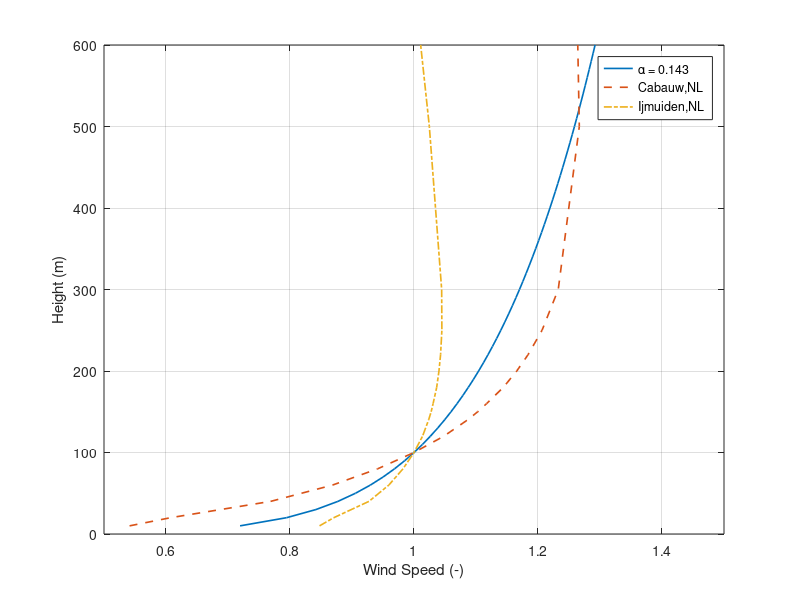
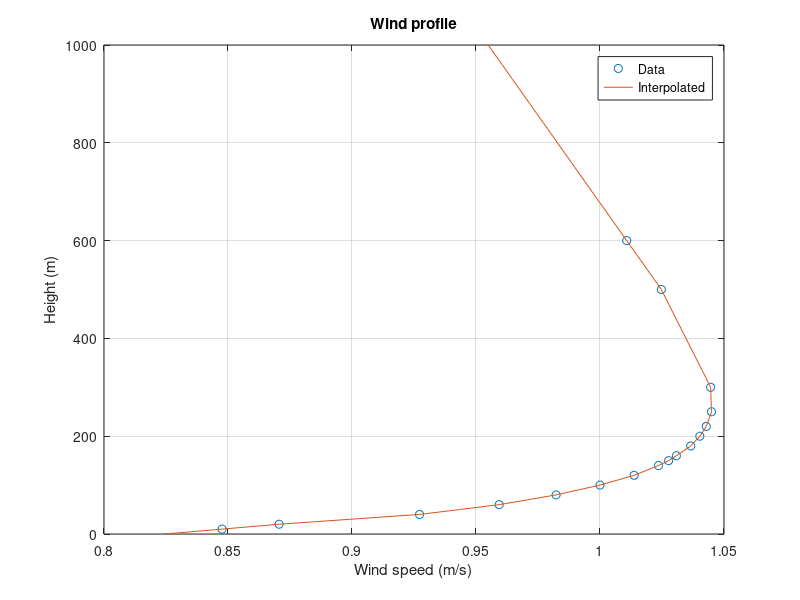
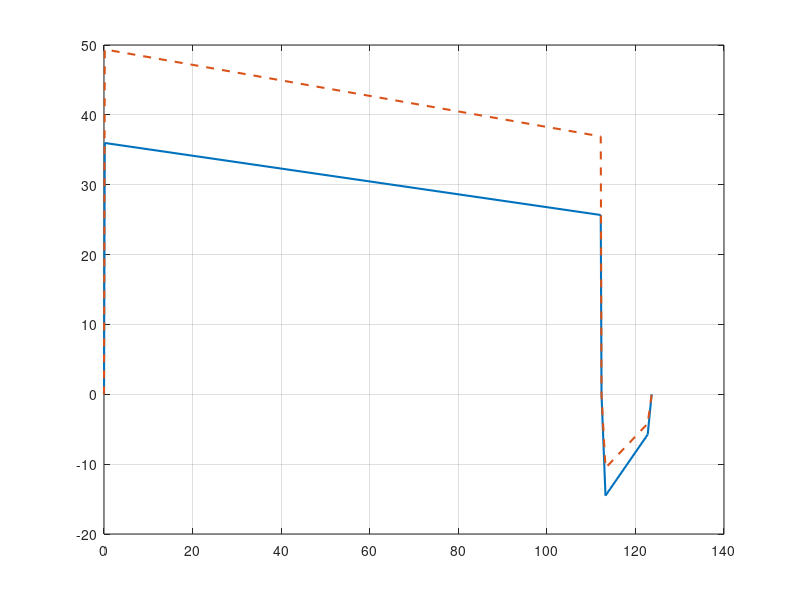

Write the MATLAB code that produced these figures, in order. (Note: this script raises an error after producing the figures.)
%% Load saved outputs
load Outputs/inputs.mat
load Outputs/optData.mat
load Outputs/outputs.mat
load Outputs/processedOutputs.mat

%% Plot settings
vw = inputs.vw_ref;
x_axis_limit = [0 processedOutputs.vw_100m_operRange(end)];

newcolors = [ % 0.25, 0.25, 0.25
  0 0.4470 0.7410
0.8500 0.3250 0.0980 
0.4660, 0.6740, 0.1880
0.9290, 0.6940, 0.1250
0.4940, 0.1840, 0.5560
0.6350 0.0780 0.1840
0.3010 0.7450 0.9330];

%% Plots
% Wind profile
Vref = 10; % m/s
z = 10:10:600; % m
V = Vref * (z/inputs.h_ref).^inputs.windShearExp/Vref;
%   MegAWES Onshore location Cabauw. Wind speeds normalized with value at 100m. Profiles from: https://doi.org/10.1016/j.renene.2022.06.094
z_MegAWES = [10,20,40,60,80,100,120,140,150,160,180,200,220,250,300,500,600];
V_MegAWES_Cabauw = [0.541219682843206,0.607355091566827,0.768630154201962,0.868484406441142,0.941395360902529,1,1.04810058627160,1.08638854381156,1.10277338731106,1.11715868927737,1.14412258234309,1.16573551308321,1.18394938534465,1.20653423381438,1.23266397972046,1.26662287360302,1.26414483994687];
V_MegAWES_Ijmuiden = [0.847612611633547,0.870603040595613,0.927240267828556,0.959346286990695,0.982291573490674,1,1.01377720773809,1.02356771954493,1.02766760602000,1.03079423355205,1.03659625208888,1.04025827758100,1.04284618416620,1.04496440015282,1.04461712713371,1.02473617783789,1.01076976884552];
figure('units','inch','Position', [15 6 2 2.2])
hold on
box on
grid on
plot(V,z,'linewidth',1.2)
plot(V_MegAWES_Cabauw,z_MegAWES,'--','linewidth',1.2)
plot(V_MegAWES_Ijmuiden,z_MegAWES,'-.','linewidth',1.2)
legend('α = 0.143','Cabauw,NL','Ijmuiden,NL');
xlim([0.5 1.5])
xlabel('Wind Speed (-)')
ylabel('Height (m)')
% saveas(gcf, fullfile(directory, ['vert_wind_prof', '.fig']));
% print(gcf, fullfile(directory, ['vert_wind_prof', '.eps']), '-depsc2');
hold off

% Continuous function from vertical wind profile
% Define the heights at which you want to interpolate
heights = [0:10:1000]; % Adjust the desired height values as needed

% Interpolate V_MegAWES_Cabauw at the specified heights
V_interpolated = interp1(z_MegAWES, V_MegAWES_Ijmuiden, heights, 'linear', 'extrap');

% Plot the interpolated function
figure('units','inch','Position', [15 6 2 2.2])
hold on 
box on
grid on
plot(V_MegAWES_Ijmuiden, z_MegAWES, 'o', V_interpolated, heights, '-');
xlabel('Wind speed (m/s)');
ylabel('Height (m)');
title('Wind profile');
legend('Data', 'Interpolated', 'Location', 'Best');
hold off

% Cycle timeseries plots: Pattern averages
windSpeeds = [8,9 15,processedOutputs.cutOut,processedOutputs.cutIn];
for i = windSpeeds
    idx = find(vw == i);
    figure('units','inch','Position', [15 3 3.5 2.2])
    hold on
    grid on
    box on
    % Plot your data
    plot(processedOutputs.cyclePowerRep(i).t_inst, processedOutputs.cyclePowerRep(i).P_e_inst,'linewidth',1.5, 'DisplayName', 'P_{e}');
    plot(processedOutputs.cyclePowerRep(i).t_inst,processedOutputs.cyclePowerRep(i).P_m_inst,'--','linewidth',1.5, 'DisplayName', 'P_{m}');
    yline(processedOutputs.P_e_avg(idx)/10^3, '-.', 'linewidth',1.2, 'DisplayName', 'P_{e,avg}');
    % Set yline positions within the range of your data
    yline(0, '-', 'linewidth', 1, 'HandleVisibility', 'off');      
    ylabel('(kW)');
    xlabel('Time (s)');      
    % Create a custom legend with 'Data1' and 'Data2' only
    legend('Location', 'Best');      
    % Customize legend colors
    legend('TextColor', 'k', 'Color', 'w'); % 'TextColor' sets the text color, 'Color' sets the background color      
    xlim([0 processedOutputs.cyclePowerRep(i).t_inst(end)]);
    ylim([1.5*min(processedOutputs.cyclePowerRep(i).P_e_inst) 1.05*max(processedOutputs.cyclePowerRep(i).P_m_inst)]);
    title(strcat('Wind speed at 100m:', num2str(processedOutputs.cyclePowerRep(idx).ws), ' m/s'));      
    hold off
end

% Plots showing the per element results for rated wind speed
ws = processedOutputs.ratedWind;
fig = figure();
colororder(newcolors)
% Lengths
subplot(2,2,1)
hold on
grid on
box on
plot(processedOutputs.Rp(ws,:),':o','linewidth',1,'markersize',3);
plot(processedOutputs.l_t_inCycle(ws,:),':^','linewidth',1,'markersize',3);
plot(processedOutputs.h_inCycle(ws,:),':s','linewidth',1,'markersize',3);
ylabel('(m)');
legend('R_{p}','l_{t}','h_{p}','location','northwest');
hold off
% Speeds
subplot(2,2,2)
hold on
grid on
box on
yyaxis left
plot(processedOutputs.lambda(ws,:),':o','linewidth',1,'markersize',3);
plot(processedOutputs.f(ws,:),':s','linewidth',1,'markersize',3);
plot(processedOutputs.f_i(ws,:),':v','linewidth',1,'markersize',3);
ylabel('(-)');
yyaxis right
plot(processedOutputs.vw(ws,:),':s','linewidth',1,'markersize',3);
plot(processedOutputs.vw_i(ws,:),':v','linewidth',1,'markersize',3);
ylabel('(m/s)');
legend('λ','f_o','f_i','v_{w,o}','v_{w,i}','location','northwest');
hold off
% Glide ratios
subplot(2,2,3)
hold on
grid on
box on
plot(processedOutputs.E(ws,:),':s','linewidth',1,'markersize',3);
plot(processedOutputs.E_i(ws,:),':v','linewidth',1,'markersize',3);
% ylim([0 2.5]);
ylabel('(-)');
legend('E_o','E_i','location','northwest');
hold off
% Forces
subplot(2,2,4)
hold on
grid on
box on
plot(processedOutputs.Fa(ws,:)/1e3,':o','linewidth',1,'markersize',3);
plot(processedOutputs.Fa_i(ws,:)/1e3,':^','linewidth',1,'markersize',3);
plot(processedOutputs.Ft_drum(ws,:)/1e3,':s','linewidth',1,'markersize',3);
plot(processedOutputs.Ft_drum_i(ws,:)/1e3,':v','linewidth',1,'markersize',3);
legend('F_{a,o}','F_{a,i}','F_{tg,o}','F_{tg,i}','location','northwest');
ylabel('(kN)');
hold off
han=axes(fig,'visible','off'); 
han.Title.Visible='on';
han.XLabel.Visible='on';
han.YLabel.Visible='off';
ylabel(han,'yourYLabel');
xlabel(han,'Discretized reel-out length elements');
title(han,'Wind speed at 100m = 15 m/s');

% Speeds
figure('units','inch','Position', [3 3 3.5 2.2])
colororder(newcolors)
hold on
grid on
box on
yyaxis left
plot(vw, mean(processedOutputs.lambda,2),':o','linewidth',1,'markersize',3);
plot(vw, mean(processedOutputs.f,2),':s','linewidth',1,'markersize',3);
plot(vw, mean(processedOutputs.f_i,2),':v','linewidth',1,'markersize',3);
ylabel('(-)');
yyaxis right
plot(vw, mean(processedOutputs.vw,2),':s','linewidth',1,'markersize',3);
plot(vw, mean(processedOutputs.vw_i,2),':v','linewidth',1,'markersize',3);
ylabel('(m/s)');
legend('λ','f_{o}','f_{i}','v_{w,o}','v_{w,i}','location','northwest');
xlabel('Wind speed at 100m height (m/s)');
xlim(x_axis_limit);
%ylim([0 160]);
hold off

% Aero coefficients
figure('units','inch','Position', [3 6 3.5 2.2])
colororder(newcolors)
hold on
grid on
box on
plot(vw, mean(processedOutputs.CL,2),'o:','linewidth',1,'markersize',3);
plot(vw, mean(processedOutputs.CL_i,2),'d:','linewidth',1,'markersize',3);
plot(vw, mean(processedOutputs.CD_k,2),'^:','linewidth',1,'markersize',3);
plot(vw, mean(processedOutputs.CD_k_i,2),'v:','linewidth',1,'markersize',3);
plot(vw, mean(processedOutputs.CD_t,2),'s:','linewidth',1,'markersize',3);
ylabel('(-)');
legend('C_{L,o}','C_{L,i}','C_{D,k,o}','C_{D,k,i}','C_{D,t}','location','northwest','Orientation','vertical');
xlabel('Wind speed at 100m height (m/s)');
xlim(x_axis_limit);
%ylim([0 160]);
hold off

% Lengths
figure('units','inch','Position', [3 6 3.5 2.2])
colororder(newcolors)
hold on
grid on
box on
plot(vw, processedOutputs.h_cycleAvg,'d:','linewidth',1,'markersize',3);
plot(vw, mean(processedOutputs.Rp,2),'o:','linewidth',1,'markersize',3);
plot(vw, processedOutputs.deltaL,'^:','linewidth',1,'markersize',3);
plot(vw, processedOutputs.l_t_max,'s:','linewidth',1,'markersize',3);
plot(vw, processedOutputs.l_t_min,'x:','linewidth',1,'markersize',3);
ylabel('(m)');
legend('h_{p,avg}','R_{p,avg}','Δl','l_{t,max}','l_{t,min}','location','northwest','Orientation','vertical');
xlabel('Wind speed at 100m height (m/s)');
xlim(x_axis_limit);
%ylim([0 160]);
hold off

% Roll angle, avg patt elevation
figure('units','inch','Position', [7 3 3.5 2.2])
colororder(newcolors)
hold on
grid on
box on
plot(vw, mean(processedOutputs.rollAngle,2),'s:','linewidth',1,'markersize',3);
plot(vw, processedOutputs.beta,'o:','linewidth',1,'markersize',3);
plot(vw, processedOutputs.gamma,'d:','linewidth',1,'markersize',3);
ylabel('(deg)');
legend('$$\Psi$$','$$\overline{\beta}$$','$$\gamma$$','location','northwest','Orientation','vertical','Interpreter','latex');
xlabel('Wind speed at 100m height (m/s)');
xlim(x_axis_limit);
%ylim([0 160]);
hold off

% All forces 
figure('units','inch','Position', [7 6 3.5 2.2])
colororder(newcolors)
hold on
grid on
box on
plot(vw, mean(processedOutputs.Fa,2)./10^3,':o','linewidth',1,'markersize',3);
plot(vw, mean(processedOutputs.Fa_i,2)./10^3,':s','linewidth',1,'markersize',3);
plot(vw, mean(processedOutputs.Ft_drum,2)./10^3,':^','linewidth',1,'markersize',3);
plot(vw, mean(processedOutputs.Ft_drum_i,2)./10^3,':d','linewidth',1,'markersize',3);
plot(vw, processedOutputs.W./10^3,':x','linewidth',1,'markersize',4);
ylabel('(kN)');
legend('F_{a,o}','F_{a,i}','F_{tg,o}','F_{tg,i}','W','location','northwest');
xlabel('Wind speed at 100m height (m/s)');
xlim(x_axis_limit);
%ylim([0 160]);
hold off

% % Efficiencies
% ERO_elec = sum(processedOutputs.PROeff_elec.*processedOutputs.tROeff,2)' + processedOutputs.PRO1_elec.*processedOutputs.t1;
% ERI_elec = sum(processedOutputs.PRIeff_elec.*processedOutputs.tRIeff,2)' + processedOutputs.PRI2_elec.*processedOutputs.t2;
% ERO_mech = sum(processedOutputs.PROeff_mech.*processedOutputs.tROeff,2)' + processedOutputs.PRO1_mech.*processedOutputs.t1;
% ERI_mech = sum(processedOutputs.PRIeff_mech.*processedOutputs.tRIeff,2)' + processedOutputs.PRI2_mech.*processedOutputs.t2;
% figure('units','inch','Position', [11 3 3.5 2.2])
% colororder(newcolors)
% hold on
% grid on
% box on
% plot(vw, (ERO_mech-ERI_mech)./ERO_mech,'o','markersize',3);
% plot(vw, (ERO_elec-ERI_elec)./ERO_mech,'+','markersize',3);
% plot(vw, processedOutputs.dutyCycle,'d','markersize',3);
% plot(vw, mean(processedOutputs.reelOutF,2),'x','markersize',3);
% ylabel('(-)');
% % ylim([30 100]);
% legend('η_{m,avg}','η_{e,avg}','D','f','location','southeast');
% xlabel('Wind speed at 100m height (m/s)');
% xlim(x_axis_limit);
% hold off

% Time, num of patterns
figure('units','inch','Position', [11 3 3.5 2.2])
colororder(newcolors)
hold on
grid on
box on
yyaxis left
plot(vw, processedOutputs.to,':s','linewidth',1,'markersize',3);
plot(vw, processedOutputs.ti,':d','linewidth',1,'markersize',3);
plot(vw, mean(processedOutputs.tPatt,2),':o','linewidth',1,'markersize',3);
ylabel('(s)');
yyaxis right
plot(vw, mean(processedOutputs.numOfPatt,2),':^','linewidth',1,'markersize',3);
ylabel('(-)');
xlabel('Wind speed at 100m height (m/s)');
legend('t_{o}','t_{i}','t_{patt,avg}','N_{p}','location','northwest');
xlim(x_axis_limit);
hold off

% Power plots
pastel_b = '[0 0.4470 0.7410]';
figure('units','inch','Position', [11 6 3.5 2.2])
colororder(newcolors)
hold on
grid on
box on
plot(vw, processedOutputs.P_m_o./10^3,':o','linewidth',1,'markersize',3);
plot(vw, processedOutputs.P_e_o./10^3,':s','linewidth',1,'markersize',3);
plot(vw, processedOutputs.P_m_i./10^3,':d','linewidth',1,'markersize',3);
plot(vw, processedOutputs.P_e_i./10^3,':^','linewidth',1,'markersize',3);
plot(vw, processedOutputs.P_e_avg./10^3,':x','linewidth',1,'markersize',5);
ylabel('(kW)');
%title('Cycle averages');
legend('P_{m,o}','P_{e,o}','P_{m,i}','P_{e,i}','P_{e,avg}','location','northwest');
xlabel('Wind speed at 100m height (m/s)');
xlim(x_axis_limit);
hold off


% Power curve comparison plot
% Loyd
CL_loyd = inputs.Cl_maxAirfoil*inputs.Cl_eff_F;
CD_loyd = inputs.Cd0 + (CL_loyd-inputs.Cl0_airfoil)^2/(pi()*inputs.AR*inputs.e);
for i = 1:length(vw)
    P_Loyd(i) = (4/27)*(CL_loyd^3/CD_loyd^2)*(1/2)*inputs.airDensity*inputs.S*(vw(i)^3);
    if P_Loyd(i)>processedOutputs.ratedPower
        P_Loyd(i) = processedOutputs.ratedPower;
    end 
end
% AP3 6DoF simulation results
AP3.PC.ws    = [7.32E+00, 8.02E+00, 9.05E+00, 1.00E+01, 1.10E+01, 1.20E+01, ...
  1.30E+01, 1.41E+01, 1.50E+01, 1.60E+01, 1.70E+01, 1.80E+01, 1.90E+01]; %[m/s]
AP3.PC.power = [0.00E+00, 7.01E+03, 2.37E+04, 4.31E+04, 6.47E+04, 8.46E+04, ...
  1.02E+05, 1.20E+05, 1.34E+05, 1.49E+05, 1.50E+05, 1.50E+05, 1.50E+05]./10^3; %[kW]

figure('units','inch','Position', [4 4 3.5 2.2])
colororder(newcolors)
hold on
grid on
box on
plot(vw, P_Loyd./10^3,'-','linewidth',1);
plot(vw, processedOutputs.P_e_avg./10^3,':s','linewidth',1,'MarkerSize',3);
plot(AP3.PC.ws, AP3.PC.power,':^k','linewidth',1,'MarkerSize',3);
ylabel('Power (kW)');
legend('Ideal Reel-out','QSM','6-DOF','location','southeast');
xlabel('Wind speed at 100m height (m/s)');
xlim(x_axis_limit);
hold off

%% Scaling effects

% % Fixed WA: Finding opt tether size for given WA. No constraints and No reel-in
% clc
% clearvars
% clear global
% inputSheet_scalingEffects;
% inputs.S = 100;
% for i =1:6
%   inputs.Ft_max = 200+200*i;
%   fixedWA.Ft_max(i) = inputs.Ft_max;
%   [optData,outputs,postProRes] = main(inputs);
%   fixedWA.m_k(i)     = outputs.m_k;
%   fixedWA.zeta(i)    = outputs.zetaMech;
%   fixedWA.Ft_to_S(i) = fixedWA.Ft_max(i)/inputs.S;
% end
% figure('units','inch','Position', [4 4 3.5 2.2])
% hold on
% grid on
% box on
% xlabel('F_{t,max} (kN)');
% yyaxis left
% plot(fixedWA.Ft_max,fixedWA.zeta,'o-','linewidth',1,'MarkerSize',3);
% ylabel('ζ (-)');
% yyaxis right
% plot(fixedWA.Ft_max,fixedWA.m_k,'^-','linewidth',1,'MarkerSize',3);
% ylabel('m_k (kg)');
% title('S = 100 m^2');
% hold off
% 
% 
% % Fixed Ft_max
% clc
% clearvars
% clear global
% inputSheet_scalingEffects;
% FixedFt_max.Ft_max = 400;
% for i =1:10
%   inputs.S = 10*i;
%   FixedFt_max.S(i)       = inputs.S;
%   inputs.Ft_max          = FixedFt_max.Ft_max;
%   FixedFt_max.Ft_max     = inputs.Ft_max;
%   [optData,outputs,postProRes] = main(inputs);
%   FixedFt_max.m_k(i)     = outputs.m_k;
%   FixedFt_max.zeta(i)    = outputs.zetaMech;
% end
% figure('units','inch','Position', [12 4 3.5 2.2])
% hold on
% grid on
% box on
% xlabel('S (m^2)');
% yyaxis left
% plot(FixedFt_max.S,FixedFt_max.zeta,'o-','linewidth',1,'MarkerSize',3);
% ylabel('ζ (-)');
% yyaxis right
% plot(FixedFt_max.S,FixedFt_max.m_k,'^-','linewidth',1,'MarkerSize',3);
% ylabel('m_k (kg)');
% title('F_{t.max} = 200 kN');
% hold off

% % Full power curve plots without and with mass effect 
%   inputSheet;
%   inputs.S = 100;
%   for i = 1:2
%     inputs.FgToggle = i-1;
%     [optData,outputs,processedOutputs] = main(inputs);
%     P(i).massEffect =  processedOutputs.P_e_avg;
%   end
%   figSize = [5 5 3.2 2];
%   figure('units','inch','Position', figSize)
%   hold on
%   grid on
%   box on
%   plot(P(1).massEffect./1e6,'o-','linewidth',1,'MarkerSize',2);
%   plot(P(2).massEffect./1e6,'^-','linewidth',1,'MarkerSize',2);
%   legend('Without gravity','With gravity');
%   xlabel('Wind speed at 100m height (m/s)');
%   xlim([0 processedOutputs.vw_100m_operRange(end)]);
%   ylabel('Power (MW)');
%   hold off
% 
% % Full Power curve plots for fixed S, increasing Ft_max
% inputSheet;
% inputs.S = 100;
% figSize = [5 5 3.2 2];
% figure('units','inch','Position', figSize)
% hold on
% grid on
% box on
% numEvals = 5;
% legendLabels = cell(numEvals,1);
% for i = 1:numEvals
%     inputs.Ft_max = 2*inputs.S + i*100;
%     [optData,outputs,processedOutputs] = main(inputs);
%     P(i).increasingFt_max =  processedOutputs.P_e_avg;
%     % Plotting
%     plot(P(i).increasingFt_max./1e6,'o-','linewidth',1,'MarkerSize',2);
%     legendLabels{i} = ['F_{t,max}= ' num2str(inputs.Ft_max) 'kN'];
% end
% xlabel('Wind speed at 100m height (m/s)');
% ylabel('Power (MW)');
% title(strcat('S = ',num2str(inputs.S),'m^2'));
% xlim([0 processedOutputs.vw_100m_operRange(end)]);
% legend(legendLabels, 'Location', 'Best');
% hold off
% 
% % Full Power curve plots for increasing S, fixed Ft_max/S, no mechanical power limit
% inputSheet;
% inputs.peakM2E_F      = 30;
% figSize = [5 5 3.2 2];
% figure('units','inch','Position', figSize)
% hold on
% grid on
% box on
% numEvals = 5;
% legendLabels = cell(numEvals,1);
% for i = 1:numEvals
%     inputs.S = i*30;
%     inputs.Ft_max = 8*inputs.S;
%     [optData,outputs,processedOutputs] = main(inputs);
%     P(i).increasingS =  processedOutputs.P_e_avg;
%     % Plotting
%     plot(P(i).increasingS./1e6,'o-','linewidth',1,'MarkerSize',2);
%     legendLabels{i} = ['S = ' num2str(inputs.S) 'm^2'];
% end
% xlabel('Wind speed at 100m height (m/s)');
% xlim([0 processedOutputs.vw_100m_operRange(end)]);
% ylabel('Power (MW)');
% title(strcat('F_{t,max}/S = ',num2str(inputs.Ft_max/inputs.S),'kN/m^2'));
% legend(legendLabels, 'Location', 'Best');
% hold off




%% Sensitivity plots example

  % %% Wing area
  % inputSheet_AP3;
  % % inputs.massOverride   = 1;
  % % inputs.kiteMass = 4.365695525193600e+02;
  % s(1).S  = inputs.S;
  % s(2).S  = 0.8*s(1).S;
  % s(3).S  = 0.9*s(1).S;
  % s(4).S  = 1.1*s(1).S;
  % s(5).S  = 1.2*s(1).S;
  % for i = 1:numel(s)
  %   inputs.S = s(i).S;
  %   [optData,outputs,postProRes] = main(inputs);
  %   P(i).S =  postProRes.P_e_avg;
  % end
  % figSize = [5 5 3.2 2];
  % figure('units','inch','Position', figSize)
  % hold on
  % grid on
  % box on
  % plot(P(2).S./1e3,'o-','linewidth',1,'MarkerSize',2);
  % plot(P(3).S./1e3,'o-','linewidth',1,'MarkerSize',2);
  % plot(P(1).S./1e3,'o-','linewidth',1,'MarkerSize',2);
  % plot(P(4).S./1e3,'o-','linewidth',1,'MarkerSize',2);
  % plot(P(5).S./1e3,'o-','linewidth',1,'MarkerSize',2);
  % legend(strcat(num2str(s(2).S),'m^2'),strcat(num2str(s(3).S),'m^2'),strcat(num2str(s(1).S),'m^2'),strcat(num2str(s(4).S),'m^2'),strcat(num2str(s(5).S),'m^2'),'location','southeast');
  % xlabel('Wind speed at 100m height (m/s)');
  % ylabel('Power (kW)');
  % xlim([3 20]);
  % hold off
  % 
%% Comparison with base-case (verification)

% lambda.NoEle = [5.07, 5.23, 5.36, 5.48, 5.58];
% lambda.Ele   = [4.1,4.26,4.4,4.51,4.62];
% lambda.G     = [3.45,3.83,4.08,4.26,4.41];
% 
% kByE.NoEle   = [1,1,1,1,1];
% kByE.Ele     = [1,1,1,1,1];
% kByE.G       = [0.84,0.89,0.92,0.94,0.95];
% 
% zeta.NoEle    = [15.63,15.24,14.8,14.34,13.87];
% zeta.Ele   = [10.4,10.28,10.09,9.86,9.61];
% zeta.G     = [6.59,7.7,8.21,8.43,8.49];
% ws = 11:15;
% 
% figure()
% subplot(1,2,1)
% hold on
% box on
% grid on
% xlabel('Wind speed (m/s)');
% plot(ws,kByE.NoEle,'-d','markersize',3,'linewidth',1);
% plot(ws,kByE.Ele,'-o','markersize',3,'linewidth',1);
% plot(ws,kByE.G,'-s','markersize',3,'linewidth',1);
% legend('No Elevation', 'Elevation',' Elevation + Gravity'); 
% ylabel('k/E(-)');
% % xticks([1,2,3,4,5]);
% % xticklabels({'Top (Flying left)','Side (Flying down)','Bottom (Flying right)','Side(Flying up)','Center (flying left)'});
% hold off
% subplot(1,2,2)
% % figure()
% hold on
% box on
% grid on
% xlabel('Wind speed (m/s)');
% plot(ws,zeta.NoEle,'-d','markersize',3,'linewidth',1);
% plot(ws,zeta.Ele,'-o','markersize',3,'linewidth',1);
% plot(ws,zeta.G,'-s','markersize',3,'linewidth',1);
% legend('No Elevation', 'Elevation',' Elevation + Gravity'); 
% ylabel('ζ(-)');
% % xticks([1,2,3,4,5]);
% % xticklabels({'Top (Flying left)','Side (Flying down)','Bottom (Flying right)','Side(Flying up)','Center (flying left)'});
% hold off
